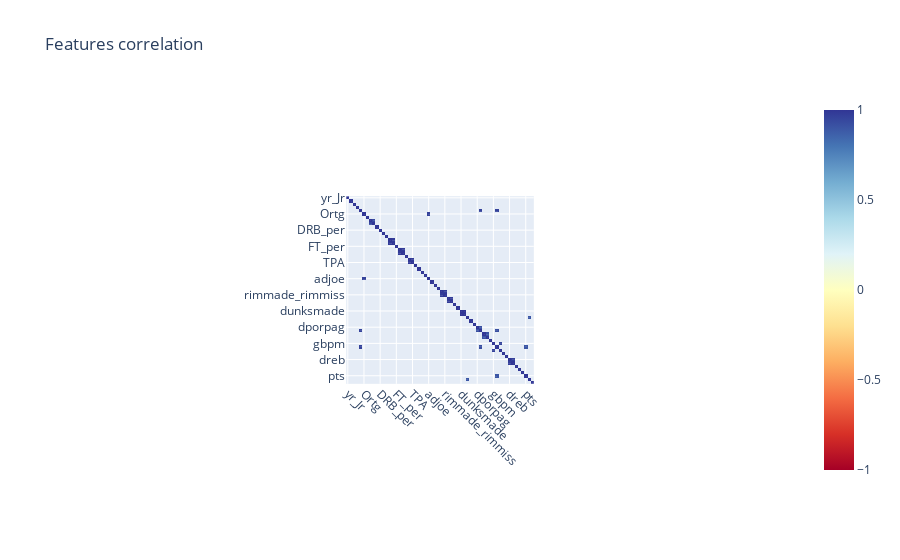

The code cell stored with this chart in its notebook:
### Markdown cell above
**[6.1] Correlation**

### Code cell
features = X_train
corr_matrix = features.corr().round(2)
sign_corr_matrix = corr_matrix[(corr_matrix>=0.9) | (corr_matrix <=-0.9)]

import plotly.express as px
#Create correlation heatmap
fig = px.imshow(sign_corr_matrix, x=sign_corr_matrix.columns, y=sign_corr_matrix.columns,
                zmin=-1, zmax=1, color_continuous_scale='RdYlBu',title='Features correlation', text_auto=True)

#Update the layout
fig.update_xaxes(tickangle=45)
fig.show()

### Figure 1 — Plotly figure (JSON) as saved in the notebook; plotly's stock layout.template omitted (floating-point values rounded to 4 significant figures; data arrays with more than 128 entries replaced by an {"elided": "..."} marker saying what was removed)
{"data": [{"coloraxis": "coloraxis", "hovertemplate": "x: %{x}<br>y: %{y}<br>color: %{z}<extra></extra>", "name": "0", "texttemplate": "%{z}", "type": "heatmap", "x": ["yr_Jr", "yr_So", "yr_Sr", "GP", "Min_per", "Ortg", "usg", "eFG", "TS_per", "ORB_per", "DRB_per", "AST_per", "TO_per", "FTM", "FTA", "FT_per", "twoPM", "twoPA", "twoP_per", "TPM", "TPA", "TP_per", "blk_per", "stl_per", "porpag", "adjoe", "year", "Rec_Rank", "ast_tov", "rimmade", "rimmade_rimmiss", "midmade", "midmade_midmiss", "rim_ratio", "mid_ratio", "dunksmade", "dunksmiss_dunksmade", "pick", "drtg", "adrtg", "dporpag", "stops", "bpm", "obpm", "dbpm", "gbpm", "mp", "ogbpm", "dgbpm", "oreb", "dreb", "treb", "ast", "stl", "blk", "pts", "Picked", "Recruited"], "xaxis": "x", "y": ["yr_Jr", "yr_So", "yr_Sr", "GP", "Min_per", "Ortg", "usg", "eFG", "TS_per", "ORB_per", "DRB_per", "AST_per", "TO_per", "FTM", "FTA", "FT_per", "twoPM", "twoPA", "twoP_per", "TPM", "TPA", "TP_per", "blk_per", "stl_per", "porpag", "adjoe", "year", "Rec_Rank", "ast_tov", "rimmade", "rimmade_rimmiss", "midmade", "midmade_midmiss", "rim_ratio", "mid_ratio", "dunksmade", "dunksmiss_dunksmade", "pick", "drtg", "adrtg", "dporpag", "stops", "bpm", "obpm", "dbpm", "gbpm", "mp", "ogbpm", "dgbpm", "oreb", "dreb", "treb", "ast", "stl", "blk", "pts", "Picked", "Recruited"], "yaxis": "y", "z": {"elided": "58x58 float values"}}], "layout": {"autosize": true, "coloraxis": {"cmax": 1, "cmin": -1, "colorscale": [[0, "rgb(165,0,38)"], [0.1, "rgb(215,48,39)"], [0.2, "rgb(244,109,67)"], [0.3, "rgb(253,174,97)"], [0.4, "rgb(254,224,144)"], [0.5, "rgb(255,255,191)"], [0.6, "rgb(224,243,248)"], [0.7, "rgb(171,217,233)"], [0.8, "rgb(116,173,209)"], [0.9, "rgb(69,117,180)"], [1, "rgb(49,54,149)"]]}, "title": {"text": "Features correlation"}, "xaxis": {"anchor": "y", "autorange": true, "constrain": "domain", "domain": [0.3697, 0.6303], "range": [-0.5, 57.5], "scaleanchor": "y", "tickangle": 45, "type": "category"}, "yaxis": {"anchor": "x", "autorange": true, "constrain": "domain", "domain": [0, 1], "range": [57.5, -0.5], "type": "category"}}}
